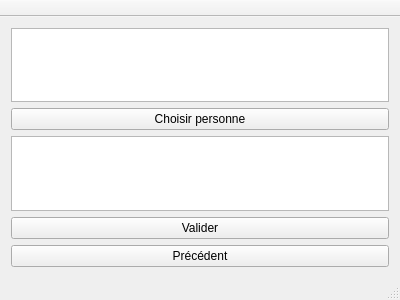
<?xml version="1.0" encoding="UTF-8"?>
<ui version="4.0">
 <class>MainWindow</class>
 <widget class="QMainWindow" name="MainWindow">
  <property name="geometry">
   <rect>
    <x>0</x>
    <y>0</y>
    <width>400</width>
    <height>300</height>
   </rect>
  </property>
  <property name="windowTitle">
   <string>FaceRecognitionInterface</string>
  </property>
  <widget class="QWidget" name="centralWidget">
   <layout class="QVBoxLayout" name="verticalLayout">
    <item>
     <widget class="QListView" name="listViewPersonne"/>
    </item>
    <item>
     <widget class="QPushButton" name="pushButtonChoisirPersonne">
      <property name="text">
       <string>Choisir personne</string>
      </property>
      <property name="shortcut">
       <string>Return</string>
      </property>
     </widget>
    </item>
    <item>
     <widget class="QListView" name="listViewPhoto">
      <property name="enabled">
       <bool>true</bool>
      </property>
      <property name="editTriggers">
       <set>QAbstractItemView::DoubleClicked|QAbstractItemView::EditKeyPressed</set>
      </property>
      <property name="viewMode">
       <enum>QListView::IconMode</enum>
      </property>
     </widget>
    </item>
    <item>
     <widget class="QPushButton" name="pushButtonValider">
      <property name="text">
       <string>Valider</string>
      </property>
      <property name="icon">
       <iconset theme="go-next"/>
      </property>
      <property name="shortcut">
       <string>Right</string>
      </property>
     </widget>
    </item>
    <item>
     <widget class="QPushButton" name="pushButtonPrecedent">
      <property name="text">
       <string>Précédent</string>
      </property>
      <property name="icon">
       <iconset theme="go-previous"/>
      </property>
      <property name="shortcut">
       <string>Backspace</string>
      </property>
     </widget>
    </item>
   </layout>
  </widget>
  <widget class="QMenuBar" name="menuBar">
   <property name="geometry">
    <rect>
     <x>0</x>
     <y>0</y>
     <width>400</width>
     <height>20</height>
    </rect>
   </property>
  </widget>
  <widget class="QToolBar" name="mainToolBar">
   <property name="movable">
    <bool>false</bool>
   </property>
   <property name="floatable">
    <bool>true</bool>
   </property>
   <attribute name="toolBarArea">
    <enum>TopToolBarArea</enum>
   </attribute>
   <attribute name="toolBarBreak">
    <bool>false</bool>
   </attribute>
  </widget>
  <widget class="QStatusBar" name="statusBar"/>
 </widget>
 <layoutdefault spacing="6" margin="11"/>
 <resources/>
 <connections/>
</ui>
